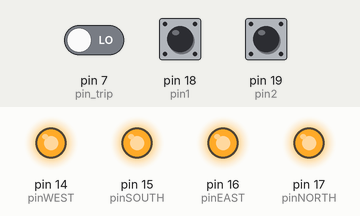
Simulated run of this sketch. Board: Arduino Uno, built with avr-gcc and run on an emulated ATmega328P. On the bench: output pins drawn as LEDs (lit = HIGH). The test bench sets the inputs (shaded band); at power-on: pin 7 (pin_trip) LOW, pin 18 (pin1) HIGH, pin 19 (pin2) HIGH. No radio packets arrive unless stated.

Above: at 0.1 s.
At 3.1 s:
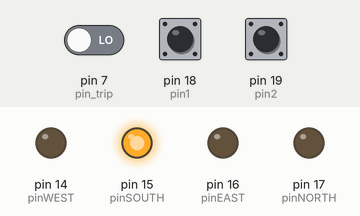
At 5.0 s:
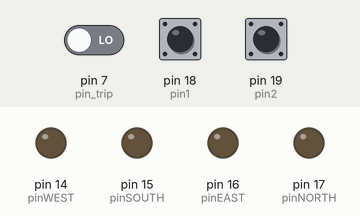
Timing chart, 0 to 6.5 s (numbered marks = the images above):
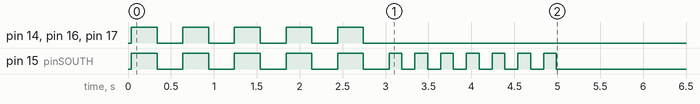

The sketch:

PCB_Chip_Build.ino
```cpp
#include <SPI.h>
//#include <EEPROM.h>
#include "nRF24L01.h"
#include "RF24.h"
#include "printf.h"


//------Variables--------------------------------------

int pin1_val       =  0; // Value on ID Pin
int pin2_val       =  0;
uint8_t unitID     =  0; // 0 - Default. 1 - North. 2 - South. 3 - East. 4 - West.

const int pin1     =  18; // User defined ID pins
const int pin2     =  19; // ID Pin

int pinNORTH       = 17;
int pinEAST        = 16;
int pinSOUTH       = 15;
int pinWEST        = 14;

//Set up the timers
unsigned long timer1 =0;
unsigned long timer2 =0;
unsigned long timer3 =0;
unsigned long timer4 =0;
unsigned long interval = 5000; //Time that the LED should stay on for in milliseconds
unsigned long currentMillis;


const int pin_trip =  7; // Pin dedicated to ir trip
int trip           =  0; // Variable for trip state
uint8_t tripID     =  0; // Used to identify trip and which LED to light.


//------Program Start----------------------------------

RF24 radio(9,10);
void setup(void)
{
   Serial.begin(9600);
   printf_begin();
//------I/O Setup--------------------------------------
 //-----Set up LED Pins--------------------------------
        pinMode(pinNORTH, OUTPUT);
        pinMode(pinEAST, OUTPUT);
        pinMode(pinSOUTH, OUTPUT);
        pinMode(pinWEST, OUTPUT);


 //-----Set up Two pins for ID Process-----------------
 // Pin 1 - ATMEGA328 - 28
	pinMode(pin1, INPUT);
	digitalWrite(pin1,HIGH);
	delay(20); // Wait for Write

	pin1_val = digitalRead(pin1);

 // Pin 2 - ATMEGA328 - 27
	pinMode(pin2, INPUT);
	digitalWrite(pin2,HIGH);
	delay(20); // Wait for Write

	pin2_val = digitalRead(pin2);

 //-----Logic to ID unit from user configuration-------

	if (pin1_val == 0 && pin2_val == 0)
		{ unitID = 1;}

	else if (pin1_val == 0 && pin2_val == 1)
		{ unitID = 4; }

	else if (pin1_val == 1 && pin2_val == 0)
		{ unitID = 3; }

	else if (pin1_val == 1 && pin2_val == 1)
		{ unitID = 2; }
      //Blink all of the LEDs
       for(int blinknums = 0; blinknums <=4; blinknums++) {
            digitalWrite(14, HIGH);
            digitalWrite(15, HIGH);
            digitalWrite(16, HIGH);
            digitalWrite(17, HIGH);
            delay(300);
            digitalWrite(14, LOW);
            digitalWrite(15, LOW);
            digitalWrite(16, LOW);
            digitalWrite(17, LOW);
            delay(300);
        }


        //Blink the LED of the unit that this device is
        for(int blinknums = 0; blinknums <=6; blinknums++) {
            digitalWrite(13+unitID, HIGH);
            delay(150);
            digitalWrite(13+unitID, LOW);
            delay(150);
        }

//------Begin radio and define communication pipes-----
	radio.begin();

	const uint64_t talking_pipes[4] = { 0xF0F0F0F0D2LL, 0xF0F0F0F0C3LL, 0xF0F0F0F0B4LL, 0xF0F0F0F0A5LL };

	if ( unitID == 1 )
		{
		radio.openReadingPipe(1,talking_pipes[1]);
                radio.openReadingPipe(2,talking_pipes[2]);
                radio.openReadingPipe(3,talking_pipes[3]);

		radio.openWritingPipe(talking_pipes[0]);
		}

	if ( unitID == 2 )
		{
		radio.openReadingPipe(1,talking_pipes[0]);
                radio.openReadingPipe(2,talking_pipes[2]);
                radio.openReadingPipe(3,talking_pipes[3]);

		radio.openWritingPipe(talking_pipes[1]);
		}

	if ( unitID == 3 )
		{
		radio.openReadingPipe(1,talking_pipes[0]);
                radio.openReadingPipe(2,talking_pipes[1]);
                radio.openReadingPipe(3,talking_pipes[3]);

		radio.openWritingPipe(talking_pipes[2]);
		}

	if ( unitID == 4 )
		{
		radio.openReadingPipe(1,talking_pipes[0]);
                radio.openReadingPipe(2,talking_pipes[1]);
                radio.openReadingPipe(3,talking_pipes[2]);

		radio.openWritingPipe(talking_pipes[3]);
		}

//------Print setup details---------------------------
	printf("%i",unitID);
        //printf(&unitID);
	Serial.println();
	radio.printDetails();

//------Start Listening-------------------------------
	radio.startListening();
}

void loop(void)
{
//------Check for IR Trip-----------------------------
	trip = digitalRead(pin_trip);
	if (trip == 1)
		{

		radio.stopListening();

                //Turn on your own LED if you got tripped, and start your timer
                digitalWrite(13+unitID, HIGH);
                if (unitID == 1)
                  { timer1 = millis(); }
                else if (unitID == 2)
                  { timer2 = millis(); }
                else if (unitID == 3)
                  { timer3 = millis(); }
                else if (unitID == 4)
                  { timer4 = millis(); }

		printf("TRIP");
		printf("Now sending Trip....\n");
                printf("Unit %i has tripped.\n",unitID);
  //----Send Unit ID to all others to alert
                unsigned long sentID;
                //sentID = unitID;
		bool ok = false;
                ok = radio.write( &unitID, sizeof(unitID) );
		if (ok)
			printf("ok\n\r");
		else
			printf("failed\n\r");
		printf("Listening Resumed\n");
  //----Resume Listen
		radio.startListening();
                //delay so that there is sufficient enough time to listen
                delay(10);
		// Send to Led Blink
		// tripID = unitID;
		// keep tripID until sent
		// tripID will change when something else is sent.
		}
//------Check for RF Trip----------------------------
  //----If Radio signals being sensed
	if ( radio.available() )
		{
		radio.read( &tripID, sizeof(tripID));
		printf("Unit %i has tripped.\n",tripID);
                //Turn on that LED
                digitalWrite(13+tripID, HIGH);
                //Start the timer of the unit that got tripped
                if (tripID == 1)
                  { timer1 = millis(); }
                else if (tripID == 2)
                  { timer2 = millis(); }
                else if (tripID == 3)
                  { timer3 = millis(); }
                else if (tripID == 4)
                  { timer4 = millis(); }
		}
         else

                //If it has been [interval] since the LED went on, then we will shut it off
                currentMillis = millis();
                if (currentMillis >= (timer1 + interval))
                  { digitalWrite(14, LOW);
                    timer1 = 0; }
                if (currentMillis >= (timer2 + interval))
                  { digitalWrite(15, LOW);
                    timer2 = 0; }
                if (currentMillis >= (timer3 + interval))
                  { digitalWrite(16, LOW);
                    timer3 = 0; }
                if (currentMillis >= (timer4 + interval))
                  { digitalWrite(17, LOW);
                    timer4 = 0; }

}
```
